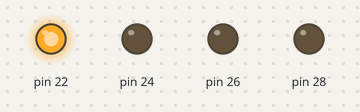
Bench run of a sketch on a simulated Arduino Mega 2560, built with avr-gcc and run on an emulated ATmega2560. Parts: output pins drawn as LEDs (lit = HIGH).

Above: at 0.2 s.
At 1.2 s:
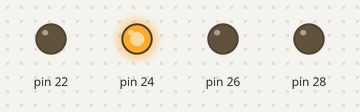
At 2.2 s:
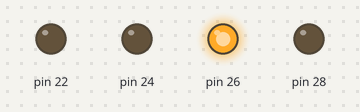
At 3.2 s:
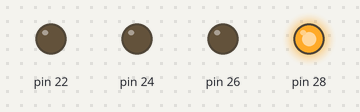
At 4.7 s:
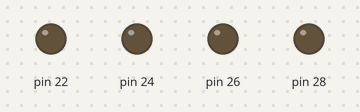
Timing chart, 0 to 5.2 s (numbered marks = the images above):
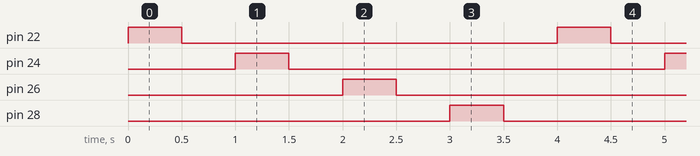

Measured:
- by itself, pin 22, pin 24, pin 26, pin 28: alternates HIGH for 0.50 s and LOW for 3.5 s
- by itself, everything shown: repeats every 4.0 s, in 8 steps

The sketch:

example1.ino
```cpp
unsigned char temp = 0x00;

void setup() {
  // put your setup code here, to run once:
  DDRA = 0x55;
}

void loop() {
  // put your main code here, to run repeatedly:
  int i;
  PORTA = 0b00000001;
  for(i = 0; i < 4; i++){
    temp = PORTA << 2;
    delay(500);
    PORTA = 0x00;
    delay(500);
    PORTA = temp;
  }
}
```
